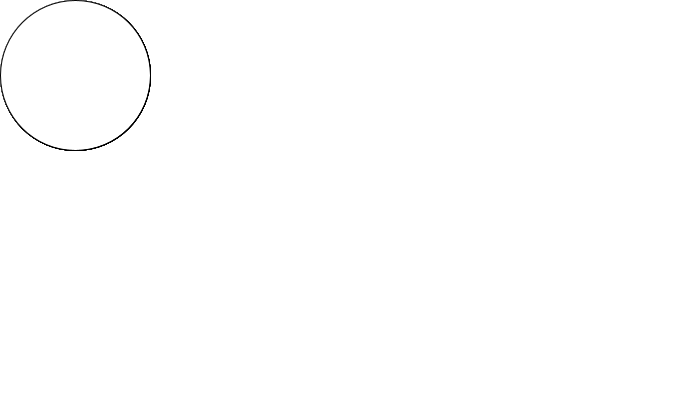
Frame 1 (no input)
Frame 60 (the mouse pressed at the canvas centre just before this capture): identical to frame 1, image omitted
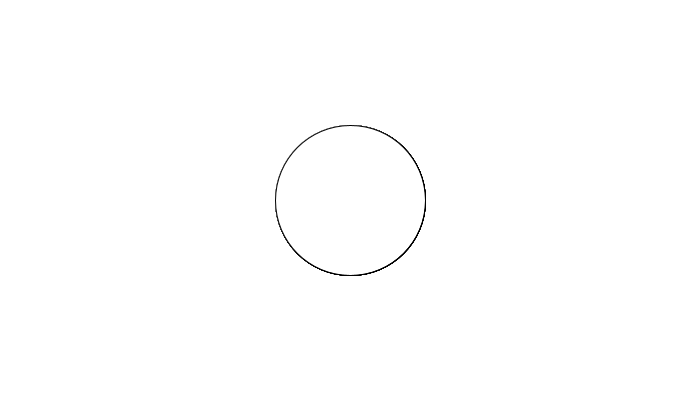
Frame 120 (the mouse held since frame 60 and released just before this capture)

The Processing sketch that drew these frames (run headless with seeded random() and noise(); from frame 60 on, the mouse is pressed at the canvas centre):

// Processing sketch: processing_36216
// ── processing_36216.pde

float radius=150;
float centreX=0;
float centreY=0;
float distanceX=0;
float distanceY=0;
float mouse1=mouseX;
float mouse2=mouseY;
float radiusX=0;
float radiusY=0;
int reps = 10; 
int instance = 0; 
float [] ypos = new float[reps]; 
float [] xpos = new float[reps];



void setup() {
  size(700,400);
    for (instance = 0; instance < reps; instance ++) {
    xpos[instance] = mouseX;
    ypos[instance] = mouseY;
  }
}
void draw() {
  background(255);
 for (instance = 0; instance < reps; instance ++) {
  centreX =constrain(centreX,0+radius/2,width-radius/2);
  centreY =constrain(centreY,0+radius/2,height-radius/2);
  ellipse(centreX,centreY,radius,radius);


  mouse1 = mouseX;
  mouse2 = mouseY;
  
  distanceX=((mouse1-width/2)/width*2);
  radiusX=(radius*distanceX)/100;
  centreX =mouse1-(radius/4*radiusX);

  distanceY=((mouse2-height/2)/height*2);
  radiusY=(radius*distanceY)/100;
  centreY =mouse2-(radius/4*radiusY);
 println(distanceY);
 println(radiusY);


}}

void mousePressed() {
  println(centreX);
 
}
